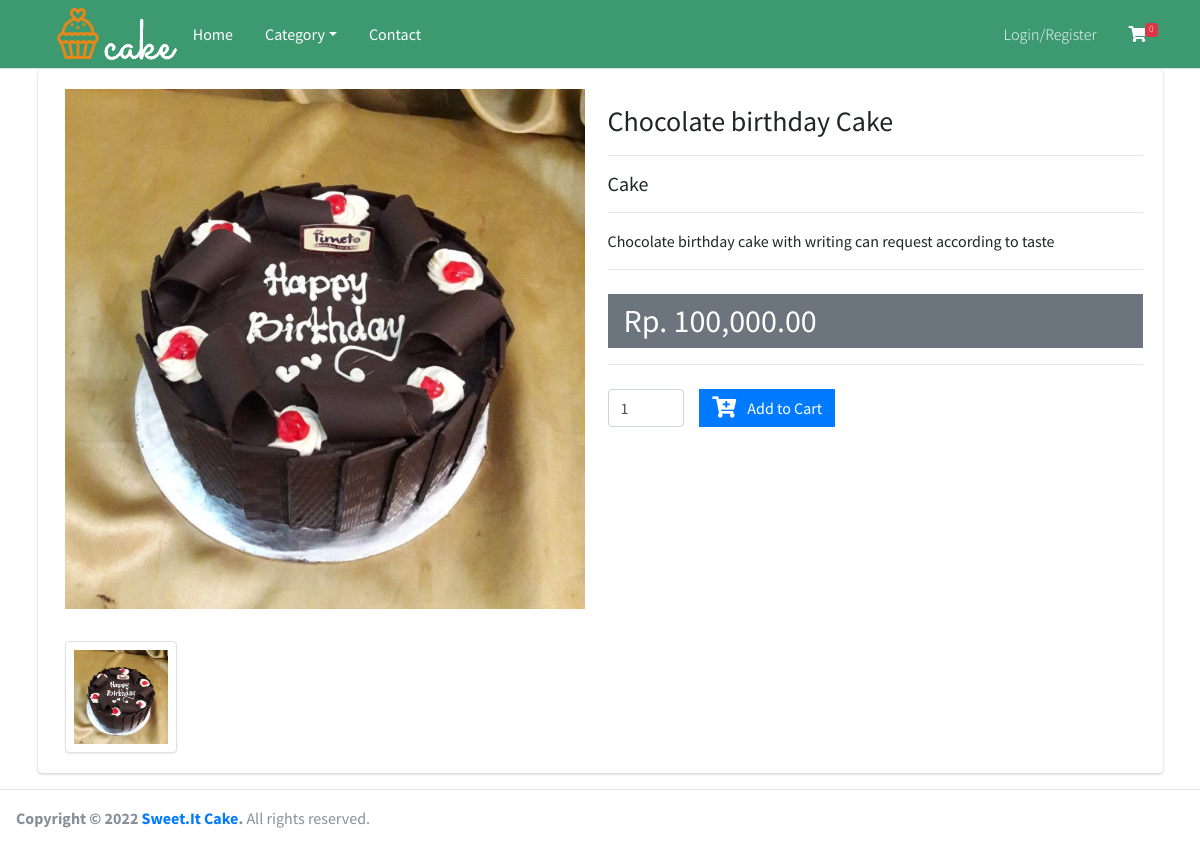
The app's page /home/detail_barang/8 with its own data.
### tables this page shows
CREATE TABLE `tbl_barang` (
  `id_barang` int(11) NOT NULL,
  `nama_barang` varchar(255) DEFAULT NULL,
  `id_kategori` int(11) DEFAULT NULL,
  `harga` int(11) DEFAULT NULL,
  `deskripsi` mediumtext DEFAULT NULL,
  `gambar` text DEFAULT NULL,
  `berat` int(11) NOT NULL
);

CREATE TABLE `tbl_kategori` (
  `id_kategori` int(11) NOT NULL,
  `nama_kategori` varchar(50) DEFAULT NULL
);

### application/views/layout/v_content.php (called while the page is built)
<?php
if ($isi) {
	$this->load->view($isi);
}

### application/views/layout/v_wrapper_frontend.php (called while the page is built)
<?php
require_once('v_head.php');
require_once('v_header_frontend.php');
require_once('v_nav_frontend.php');
require_once('v_content.php');
require_once('v_footer_frontend.php');

### application/controllers/Home.php (called while the page is built, shortened)
<?php
class Home extends CI_Controller
{
	public function __construct()
	{
		$this->load->model('m_home');
	}
	public function detail_barang($id_barang)
	{
		$data = array(
			'title' => 'Product Details',
			'gambar' => $this->m_home->gambar_barang($id_barang),
			'barang' => $this->m_home->detail_barang($id_barang),
			'isi' => 'v_detail_barang',
		);
		$this->load->view('layout/v_wrapper_frontend', $data, FALSE);
	}
}
?>

### index.php (called while the page is built, shortened)
<?php
require_once BASEPATH.'core/CodeIgniter.php';

### application/models/M_home.php (called while the page is built, shortened)
<?php
class M_home extends CI_Model
{
	public function get_all_data_kategori()
	{
		$this->db->select('*');
		$this->db->from('tbl_kategori');
		$this->db->order_by('id_kategori', 'desc');
		return $this->db->get()->result();
	}
	public function detail_barang($id_barang)
	{
		$this->db->select('*');
		$this->db->from('tbl_barang');
		$this->db->join('tbl_kategori', 'tbl_kategori.id_kategori = tbl_barang.id_kategori', 'left');
		$this->db->where('id_barang', $id_barang);
		return $this->db->get()->row();
	}
	public function gambar_barang($id_barang)
	{
		$this->db->select('*');
		$this->db->from('tbl_gambar');
		$this->db->where('id_barang', $id_barang);
		return $this->db->get()->result();
	}
}
?>

### application/views/v_detail_barang.php (the view, shortened to what this page needs)
<div class="card card-solid">
	<div class="card-body">
		<div class="row">
			<div class="col-12 col-sm-6">
				<div class="col-12">
					<img src="<?= base_url('assets/gambar/' . $barang->gambar) ?>" class="product-image" alt="Product Image">
				</div>
				<div class="col-12 product-image-thumbs">
					<div class="product-image-thumb active"><img src="<?= base_url('assets/gambar/' . $barang->gambar) ?>" alt="Product Image"></div>
				</div>
			</div>
			<div class="col-12 col-sm-6">
				<h3 class="my-3"><?= $barang->nama_barang ?></h3>
				<hr>
				<h5><?= $barang->nama_kategori ?></h5>
				<hr>
				<p><?= $barang->deskripsi ?></p>
				<hr>
				<div class="bg-gray py-2 px-3 mt-4">
					<h2 class="mb-0">
						Rp. <?= number_format($barang->harga, 0) ?>.00
					</h2>
				</div>
				<hr>
				<?php
				echo form_open('belanja/add');
				?>
				<div class="mt-4">
					<div class="row">
						<div class="col-sm-2">
							<input type="number" name="qty" class="form-control" value="1" min="1">
						</div>
						<div class=" col-sm-8">
							<button type="submit" class="btn btn-primary btn-flat swalDefaultSuccess">
								<i class="fas fa-cart-plus fa-lg mr-2"></i>
								Add to Cart
							</button>
						</div>
					</div>
				</div>
				<?php echo form_close(); ?>
			</div>
		</div>
	</div>
</div>

### records on screen
tbl_barang: gambar (picture), nama_barang "Chocolate birthday Cake", id_kategori.nama_kategori "Cake", deskripsi "Chocolate birthday cake with writing can request according to taste", harga "100,000"

### other values on screen
$jml_item "0"
